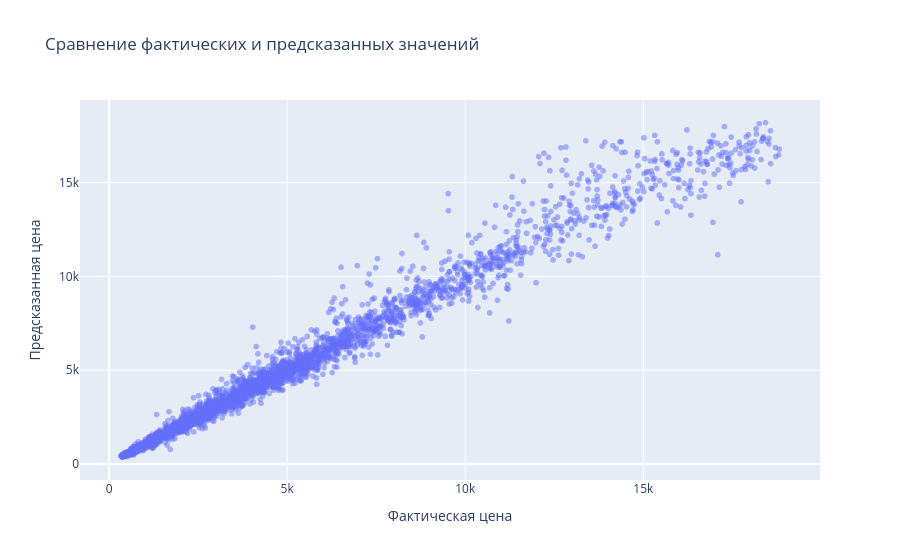

The notebook cell this image was saved under:
### Code cell
px.scatter(
    predictions_df.sample(5000, random_state=42),
    x="y_true",
    y="y_pred",
    opacity=0.5,
    title="Сравнение фактических и предсказанных значений",
    labels={
        "y_true": "Фактическая цена",
        "y_pred": "Предсказанная цена"
    }
)

### Figure 1 — Plotly figure (JSON) as saved in the notebook; plotly's stock layout.template omitted (floating-point values rounded to 4 significant figures; data arrays with more than 128 entries replaced by an {"elided": "..."} marker saying what was removed)
{"data": [{"hovertemplate": "Фактическая цена=%{x}<br>Предсказанная цена=%{y}<extra></extra>", "legendgroup": "", "marker": {"color": "#636efa", "opacity": 0.5, "symbol": "circle"}, "mode": "markers", "name": "", "showlegend": false, "type": "scattergl", "x": {"elided": "5000 int values"}, "xaxis": "x", "y": {"elided": "5000 float values"}, "yaxis": "y"}], "layout": {"legend": {"tracegroupgap": 0}, "title": {"text": "Сравнение фактических и предсказанных значений"}, "xaxis": {"anchor": "y", "domain": [0, 1], "title": {"text": "Фактическая цена"}}, "yaxis": {"anchor": "x", "domain": [0, 1], "title": {"text": "Предсказанная цена"}}}}
